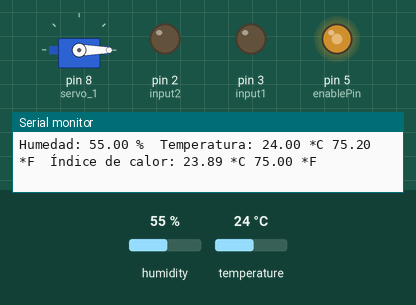
A sketch run on a simulated Arduino Uno, built with avr-gcc and run on an emulated ATmega328P. Parts: servo, output pins drawn as LEDs (lit = HIGH), the last lines printed to the serial monitor. The test bench sets the inputs (shaded band); at power-on: temperature 24 °C, humidity 55 %.

Above: at 2.9 s.
3.0 s: temperature set to 27 °C
At 4.9 s:
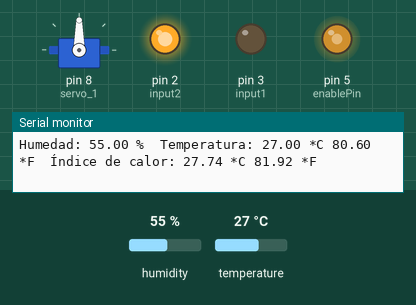
5.7 s: temperature set to 12 °C
At 7.6 s:
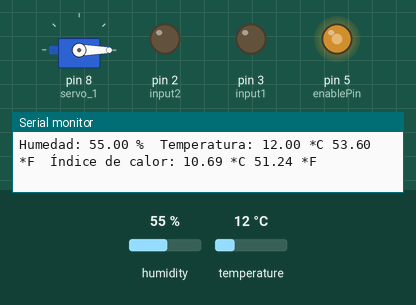
14.4 s: temperature set to 28 °C
At 17.7 s:
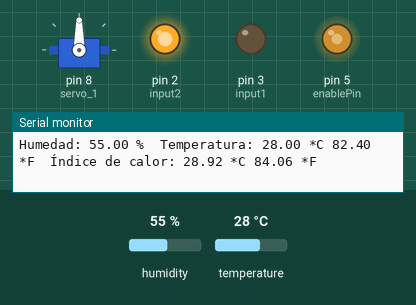
Timing chart, 0 to 18.1 s (numbered marks = the images above; inputs shaded):
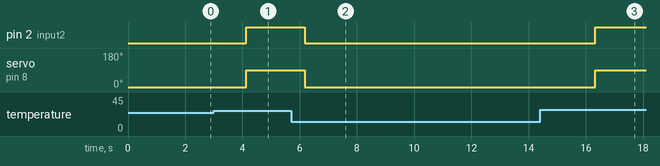

Measured:
- the behaviour switches between 25 and 26 °C on temperature (found by bisection; images 0 and 1)
- after the input at 3.0 s, pin 2 (input2): LOW → HIGH after 1.1 s; servo on pin 8 (servo_1): 0° → 90° after 1.1 s
- after the input at 5.7 s, pin 2 (input2): HIGH → LOW after 0.47 s; servo on pin 8 (servo_1): 90° → 0° after 0.47 s
- after the input at 14.4 s, pin 2 (input2): LOW → HIGH after 1.9 s; servo on pin 8 (servo_1): 0° → 90° after 1.9 s

The sketch:

practica_10.ino
```cpp
#include <DHT.h>
#include <Servo.h>

const int input2 = 2;
const int input1 = 3;
const int enablePin = 5;
#define DHTPIN A0
// Dependiendo del tipo de sensor
#define DHTTYPE DHT11
// room temperature in Celsius
const float baselineTemp = 20.0;
DHT dht(DHTPIN, DHTTYPE);

Servo servo_1;

void setup(){
  Serial.begin(9600);

  pinMode(input2, OUTPUT);
  pinMode(input1, OUTPUT);
  pinMode(enablePin, OUTPUT);

  analogWrite(enablePin, 150);
  digitalWrite(input1, LOW);
  digitalWrite(input2, LOW);

  servo_1.attach(8);

   dht.begin();
}

void loop() {

// Leemos la humedad relativa
  float h = dht.readHumidity();
  // Leemos la temperatura en grados centígrados (por defecto)
  float t = dht.readTemperature();
  // Leemos la temperatura en grados Fahrenheit
  float f = dht.readTemperature(true);

  // Comprobamos si ha habido algún error en la lectura
  if (isnan(h) || isnan(t) || isnan(f)) {
    Serial.println("Error obteniendo los datos del sensor DHT11");
    return;
  }

  // Calcular el índice de calor en Fahrenheit
  float hif = dht.computeHeatIndex(f, h);
  // Calcular el índice de calor en grados centígrados
  float hic = dht.computeHeatIndex(t, h, false);

  // if the current temperature is lower than the baseline turn off all LEDs
  if (hic > 25) {
    digitalWrite(input1, LOW);
  	digitalWrite(input2, HIGH);

    servo_1.write(90);

  } else {
    digitalWrite(input1, LOW);
  	digitalWrite(input2, LOW);

    servo_1.write(0);
  }

  Serial.print("Humedad: ");
  Serial.print(h);
  Serial.print(" %\t");
  Serial.print("Temperatura: ");
  Serial.print(t);
  Serial.print(" *C ");
  Serial.print(f);
  Serial.print(" *F\t");
  Serial.print("Índice de calor: ");
  Serial.print(hic);
  Serial.print(" *C ");
  Serial.print(hif);
  Serial.println(" *F");
}
```
